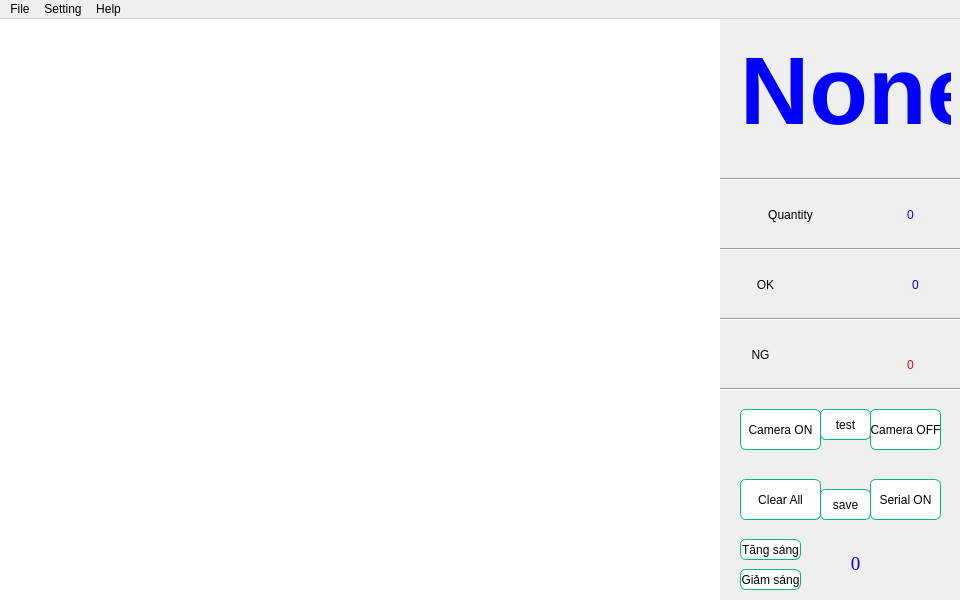
<?xml version="1.0" encoding="UTF-8"?>
<ui version="4.0">
 <class>MainWindow</class>
 <widget class="QMainWindow" name="MainWindow">
  <property name="geometry">
   <rect>
    <x>0</x>
    <y>0</y>
    <width>960</width>
    <height>600</height>
   </rect>
  </property>
  <property name="sizePolicy">
   <sizepolicy hsizetype="Fixed" vsizetype="Fixed">
    <horstretch>0</horstretch>
    <verstretch>0</verstretch>
   </sizepolicy>
  </property>
  <property name="minimumSize">
   <size>
    <width>960</width>
    <height>600</height>
   </size>
  </property>
  <property name="maximumSize">
   <size>
    <width>960</width>
    <height>600</height>
   </size>
  </property>
  <property name="windowTitle">
   <string>CamArd</string>
  </property>
  <property name="windowIcon">
   <iconset>
    <normaloff>Icon/Icon-Mainwindown.svg</normaloff>Icon/Icon-Mainwindown.svg</iconset>
  </property>
  <property name="styleSheet">
   <string notr="true"/>
  </property>
  <widget class="QWidget" name="centralwidget">
   <widget class="QLabel" name="label_videocam">
    <property name="geometry">
     <rect>
      <x>0</x>
      <y>0</y>
      <width>720</width>
      <height>600</height>
     </rect>
    </property>
    <property name="sizePolicy">
     <sizepolicy hsizetype="Fixed" vsizetype="Fixed">
      <horstretch>0</horstretch>
      <verstretch>0</verstretch>
     </sizepolicy>
    </property>
    <property name="styleSheet">
     <string notr="true">background-color: rgb(255, 255, 255);</string>
    </property>
    <property name="text">
     <string/>
    </property>
    <property name="alignment">
     <set>Qt::AlignCenter</set>
    </property>
   </widget>
   <widget class="QLabel" name="label_Mainresult">
    <property name="geometry">
     <rect>
      <x>740</x>
      <y>10</y>
      <width>211</width>
      <height>141</height>
     </rect>
    </property>
    <property name="autoFillBackground">
     <bool>false</bool>
    </property>
    <property name="styleSheet">
     <string notr="true">
color: blue;
font: 90pt &quot;Times New Roman&quot;;</string>
    </property>
    <property name="text">
     <string>&lt;html&gt;&lt;head/&gt;&lt;body&gt;&lt;p align=&quot;center&quot;&gt;&lt;span style=&quot; font-size:72pt; font-weight:600;&quot;&gt;None&lt;/span&gt;&lt;br/&gt;&lt;/p&gt;&lt;/body&gt;&lt;/html&gt;</string>
    </property>
    <property name="textFormat">
     <enum>Qt::RichText</enum>
    </property>
    <property name="scaledContents">
     <bool>false</bool>
    </property>
    <property name="alignment">
     <set>Qt::AlignCenter</set>
    </property>
    <property name="wordWrap">
     <bool>true</bool>
    </property>
   </widget>
   <widget class="QLabel" name="label_quantity">
    <property name="geometry">
     <rect>
      <x>730</x>
      <y>160</y>
      <width>121</width>
      <height>71</height>
     </rect>
    </property>
    <property name="styleSheet">
     <string notr="true">font: 20pt &quot;Romantic&quot;;
</string>
    </property>
    <property name="text">
     <string>Quantity</string>
    </property>
    <property name="alignment">
     <set>Qt::AlignCenter</set>
    </property>
   </widget>
   <widget class="QLabel" name="label_result_Quantity">
    <property name="geometry">
     <rect>
      <x>880</x>
      <y>160</y>
      <width>61</width>
      <height>71</height>
     </rect>
    </property>
    <property name="styleSheet">
     <string notr="true">font: 24pt &quot;Times New Roman&quot;;
color: blue;</string>
    </property>
    <property name="text">
     <string>0</string>
    </property>
    <property name="alignment">
     <set>Qt::AlignCenter</set>
    </property>
   </widget>
   <widget class="QPushButton" name="pushButton_cameraON">
    <property name="geometry">
     <rect>
      <x>740</x>
      <y>390</y>
      <width>81</width>
      <height>41</height>
     </rect>
    </property>
    <property name="styleSheet">
     <string notr="true">         QPushButton {
            background-color: white;
            color: back;
           border: 1px solid #00B674;
           border-radius:6px;
        }
        QPushButton::hover {
         background-color:#9FE4CB;
        }

        QPushButton::pressed {
          background-color: white;
        }</string>
    </property>
    <property name="text">
     <string>Camera ON</string>
    </property>
    <property name="autoDefault">
     <bool>true</bool>
    </property>
    <property name="flat">
     <bool>false</bool>
    </property>
   </widget>
   <widget class="QPushButton" name="pushButton_cameraOFF">
    <property name="geometry">
     <rect>
      <x>870</x>
      <y>390</y>
      <width>71</width>
      <height>41</height>
     </rect>
    </property>
    <property name="styleSheet">
     <string notr="true">         QPushButton {
            background-color: white;
            color: back;
           border: 1px solid #00B674;
           border-radius:6px;
        }
        QPushButton::hover {
         background-color:#9FE4CB;
        }

        QPushButton::pressed {
          background-color: white;
        }</string>
    </property>
    <property name="text">
     <string>Camera OFF</string>
    </property>
   </widget>
   <widget class="QPushButton" name="pushButton_Clear">
    <property name="geometry">
     <rect>
      <x>740</x>
      <y>460</y>
      <width>81</width>
      <height>41</height>
     </rect>
    </property>
    <property name="styleSheet">
     <string notr="true">         QPushButton {
            background-color: white;
            color: back;
           border: 1px solid #00B674;
           border-radius:6px;
        }
        QPushButton::hover {
         background-color:#9FE4CB;
        }

        QPushButton::pressed {
          background-color: white;
        }</string>
    </property>
    <property name="text">
     <string>Clear All</string>
    </property>
   </widget>
   <widget class="QPushButton" name="pushButton_connectArduino">
    <property name="geometry">
     <rect>
      <x>870</x>
      <y>460</y>
      <width>71</width>
      <height>41</height>
     </rect>
    </property>
    <property name="styleSheet">
     <string notr="true">         QPushButton {
            background-color: white;
            color: back;
           border: 1px solid #00B674;
           border-radius:6px;
        }
        QPushButton::hover {
         background-color:#9FE4CB;
        }

        QPushButton::pressed {
          background-color: white;
        }</string>
    </property>
    <property name="text">
     <string>Serial ON</string>
    </property>
    <property name="checkable">
     <bool>true</bool>
    </property>
    <property name="checked">
     <bool>false</bool>
    </property>
   </widget>
   <widget class="Line" name="line">
    <property name="geometry">
     <rect>
      <x>720</x>
      <y>290</y>
      <width>241</width>
      <height>21</height>
     </rect>
    </property>
    <property name="styleSheet">
     <string notr="true"/>
    </property>
    <property name="orientation">
     <enum>Qt::Horizontal</enum>
    </property>
   </widget>
   <widget class="Line" name="line_2">
    <property name="geometry">
     <rect>
      <x>720</x>
      <y>150</y>
      <width>241</width>
      <height>21</height>
     </rect>
    </property>
    <property name="orientation">
     <enum>Qt::Horizontal</enum>
    </property>
   </widget>
   <widget class="Line" name="line_3">
    <property name="geometry">
     <rect>
      <x>720</x>
      <y>220</y>
      <width>241</width>
      <height>21</height>
     </rect>
    </property>
    <property name="orientation">
     <enum>Qt::Horizontal</enum>
    </property>
   </widget>
   <widget class="QLabel" name="label_OK">
    <property name="geometry">
     <rect>
      <x>880</x>
      <y>230</y>
      <width>71</width>
      <height>71</height>
     </rect>
    </property>
    <property name="styleSheet">
     <string notr="true">font: 24pt &quot;Times New Roman&quot;;
color: blue;</string>
    </property>
    <property name="text">
     <string>0</string>
    </property>
    <property name="alignment">
     <set>Qt::AlignCenter</set>
    </property>
   </widget>
   <widget class="QLabel" name="label_quantity_OK">
    <property name="geometry">
     <rect>
      <x>730</x>
      <y>230</y>
      <width>71</width>
      <height>71</height>
     </rect>
    </property>
    <property name="styleSheet">
     <string notr="true">font: 20pt &quot;Romantic&quot;;</string>
    </property>
    <property name="text">
     <string>OK</string>
    </property>
    <property name="alignment">
     <set>Qt::AlignCenter</set>
    </property>
   </widget>
   <widget class="QLabel" name="label_quantity_NG">
    <property name="geometry">
     <rect>
      <x>730</x>
      <y>300</y>
      <width>61</width>
      <height>71</height>
     </rect>
    </property>
    <property name="styleSheet">
     <string notr="true">font: 20pt &quot;Romantic&quot;;</string>
    </property>
    <property name="text">
     <string>NG</string>
    </property>
    <property name="alignment">
     <set>Qt::AlignCenter</set>
    </property>
   </widget>
   <widget class="QLabel" name="label_NG">
    <property name="geometry">
     <rect>
      <x>870</x>
      <y>310</y>
      <width>81</width>
      <height>71</height>
     </rect>
    </property>
    <property name="styleSheet">
     <string notr="true">font: 24pt &quot;Times New Roman&quot;;
color: rgb(255, 0, 0);</string>
    </property>
    <property name="text">
     <string>0</string>
    </property>
    <property name="alignment">
     <set>Qt::AlignCenter</set>
    </property>
   </widget>
   <widget class="Line" name="line_4">
    <property name="geometry">
     <rect>
      <x>720</x>
      <y>360</y>
      <width>241</width>
      <height>21</height>
     </rect>
    </property>
    <property name="styleSheet">
     <string notr="true"/>
    </property>
    <property name="orientation">
     <enum>Qt::Horizontal</enum>
    </property>
   </widget>
   <widget class="QPushButton" name="test">
    <property name="geometry">
     <rect>
      <x>820</x>
      <y>390</y>
      <width>51</width>
      <height>31</height>
     </rect>
    </property>
    <property name="styleSheet">
     <string notr="true">         QPushButton {
            background-color: white;
            color: back;
           border: 1px solid #00B674;
           border-radius:6px;
        }
        QPushButton::hover {
         background-color:#9FE4CB;
        }

        QPushButton::pressed {
          background-color: white;
        }</string>
    </property>
    <property name="text">
     <string>test</string>
    </property>
    <property name="checkable">
     <bool>true</bool>
    </property>
    <property name="checked">
     <bool>false</bool>
    </property>
   </widget>
   <widget class="QPushButton" name="save">
    <property name="geometry">
     <rect>
      <x>820</x>
      <y>470</y>
      <width>51</width>
      <height>31</height>
     </rect>
    </property>
    <property name="styleSheet">
     <string notr="true">         QPushButton {
            background-color: white;
            color: back;
           border: 1px solid #00B674;
           border-radius:6px;
        }
        QPushButton::hover {
         background-color:#9FE4CB;
        }

        QPushButton::pressed {
          background-color: white;
        }</string>
    </property>
    <property name="text">
     <string>save</string>
    </property>
    <property name="checkable">
     <bool>true</bool>
    </property>
    <property name="checked">
     <bool>false</bool>
    </property>
   </widget>
   <widget class="QPushButton" name="sang">
    <property name="geometry">
     <rect>
      <x>740</x>
      <y>520</y>
      <width>61</width>
      <height>21</height>
     </rect>
    </property>
    <property name="styleSheet">
     <string notr="true">         QPushButton {
            background-color: white;
            color: back;
           border: 1px solid #00B674;
           border-radius:6px;
        }
        QPushButton::hover {
         background-color:#9FE4CB;
        }

        QPushButton::pressed {
          background-color: white;
        }</string>
    </property>
    <property name="text">
     <string>Tăng sáng</string>
    </property>
    <property name="checkable">
     <bool>true</bool>
    </property>
    <property name="checked">
     <bool>false</bool>
    </property>
   </widget>
   <widget class="QPushButton" name="toi">
    <property name="geometry">
     <rect>
      <x>740</x>
      <y>550</y>
      <width>61</width>
      <height>21</height>
     </rect>
    </property>
    <property name="styleSheet">
     <string notr="true">         QPushButton {
            background-color: white;
            color: back;
           border: 1px solid #00B674;
           border-radius:6px;
        }
        QPushButton::hover {
         background-color:#9FE4CB;
        }

        QPushButton::pressed {
          background-color: white;
        }</string>
    </property>
    <property name="text">
     <string>Giảm sáng</string>
    </property>
    <property name="checkable">
     <bool>true</bool>
    </property>
    <property name="checked">
     <bool>false</bool>
    </property>
   </widget>
   <widget class="QLabel" name="value_sang">
    <property name="geometry">
     <rect>
      <x>830</x>
      <y>530</y>
      <width>51</width>
      <height>31</height>
     </rect>
    </property>
    <property name="font">
     <font>
      <family>Times New Roman</family>
      <pointsize>24</pointsize>
      <weight>50</weight>
      <italic>false</italic>
      <bold>false</bold>
     </font>
    </property>
    <property name="styleSheet">
     <string notr="true">font: 24pt &quot;Times New Roman&quot;;
color: blue;</string>
    </property>
    <property name="text">
     <string>&lt;html&gt;&lt;head/&gt;&lt;body&gt;&lt;p&gt;&lt;span style=&quot; font-size:14pt;&quot;&gt;0&lt;/span&gt;&lt;/p&gt;&lt;/body&gt;&lt;/html&gt;</string>
    </property>
    <property name="alignment">
     <set>Qt::AlignCenter</set>
    </property>
   </widget>
   <zorder>label_videocam</zorder>
   <zorder>label_Mainresult</zorder>
   <zorder>label_quantity</zorder>
   <zorder>label_result_Quantity</zorder>
   <zorder>pushButton_cameraON</zorder>
   <zorder>pushButton_cameraOFF</zorder>
   <zorder>pushButton_Clear</zorder>
   <zorder>pushButton_connectArduino</zorder>
   <zorder>line</zorder>
   <zorder>line_2</zorder>
   <zorder>label_OK</zorder>
   <zorder>label_quantity_OK</zorder>
   <zorder>label_quantity_NG</zorder>
   <zorder>label_NG</zorder>
   <zorder>line_3</zorder>
   <zorder>line_4</zorder>
   <zorder>test</zorder>
   <zorder>save</zorder>
   <zorder>sang</zorder>
   <zorder>toi</zorder>
   <zorder>value_sang</zorder>
  </widget>
  <widget class="QMenuBar" name="menubar">
   <property name="geometry">
    <rect>
     <x>0</x>
     <y>0</y>
     <width>960</width>
     <height>21</height>
    </rect>
   </property>
   <widget class="QMenu" name="menuFile">
    <property name="autoFillBackground">
     <bool>false</bool>
    </property>
    <property name="title">
     <string>File</string>
    </property>
    <addaction name="actionSave"/>
    <addaction name="actionExits"/>
   </widget>
   <widget class="QMenu" name="menuSetting">
    <property name="title">
     <string>Setting</string>
    </property>
    <addaction name="actionParameter"/>
    <addaction name="actionArduino_Uno"/>
   </widget>
   <widget class="QMenu" name="menuAbout">
    <property name="title">
     <string>Help</string>
    </property>
    <addaction name="actionAbout"/>
    <addaction name="actionDocumment"/>
   </widget>
   <addaction name="menuFile"/>
   <addaction name="menuSetting"/>
   <addaction name="menuAbout"/>
  </widget>
  <action name="actionParameter">
   <property name="icon">
    <iconset>
     <normaloff>Icon/Icon-Setting.svg</normaloff>Icon/Icon-Setting.svg</iconset>
   </property>
   <property name="text">
    <string>Parameter</string>
   </property>
   <property name="visible">
    <bool>true</bool>
   </property>
   <property name="priority">
    <enum>QAction::NormalPriority</enum>
   </property>
  </action>
  <action name="actionSave">
   <property name="icon">
    <iconset>
     <normaloff>Icon/save.svg</normaloff>Icon/save.svg</iconset>
   </property>
   <property name="text">
    <string>Save</string>
   </property>
  </action>
  <action name="actionExits">
   <property name="icon">
    <iconset>
     <normaloff>Icon/exits.svg</normaloff>Icon/exits.svg</iconset>
   </property>
   <property name="text">
    <string>Exits</string>
   </property>
  </action>
  <action name="actionAbout">
   <property name="icon">
    <iconset>
     <normaloff>Icon/About.png</normaloff>Icon/About.png</iconset>
   </property>
   <property name="text">
    <string>About</string>
   </property>
  </action>
  <action name="actionDocumment">
   <property name="icon">
    <iconset>
     <normaloff>Icon/document.svg</normaloff>Icon/document.svg</iconset>
   </property>
   <property name="text">
    <string>Documment</string>
   </property>
  </action>
  <action name="actionArduino_Uno">
   <property name="icon">
    <iconset>
     <normaloff>Icon/Ard.svg</normaloff>Icon/Ard.svg</iconset>
   </property>
   <property name="text">
    <string>Arduino Uno</string>
   </property>
  </action>
 </widget>
 <resources/>
 <connections/>
</ui>
